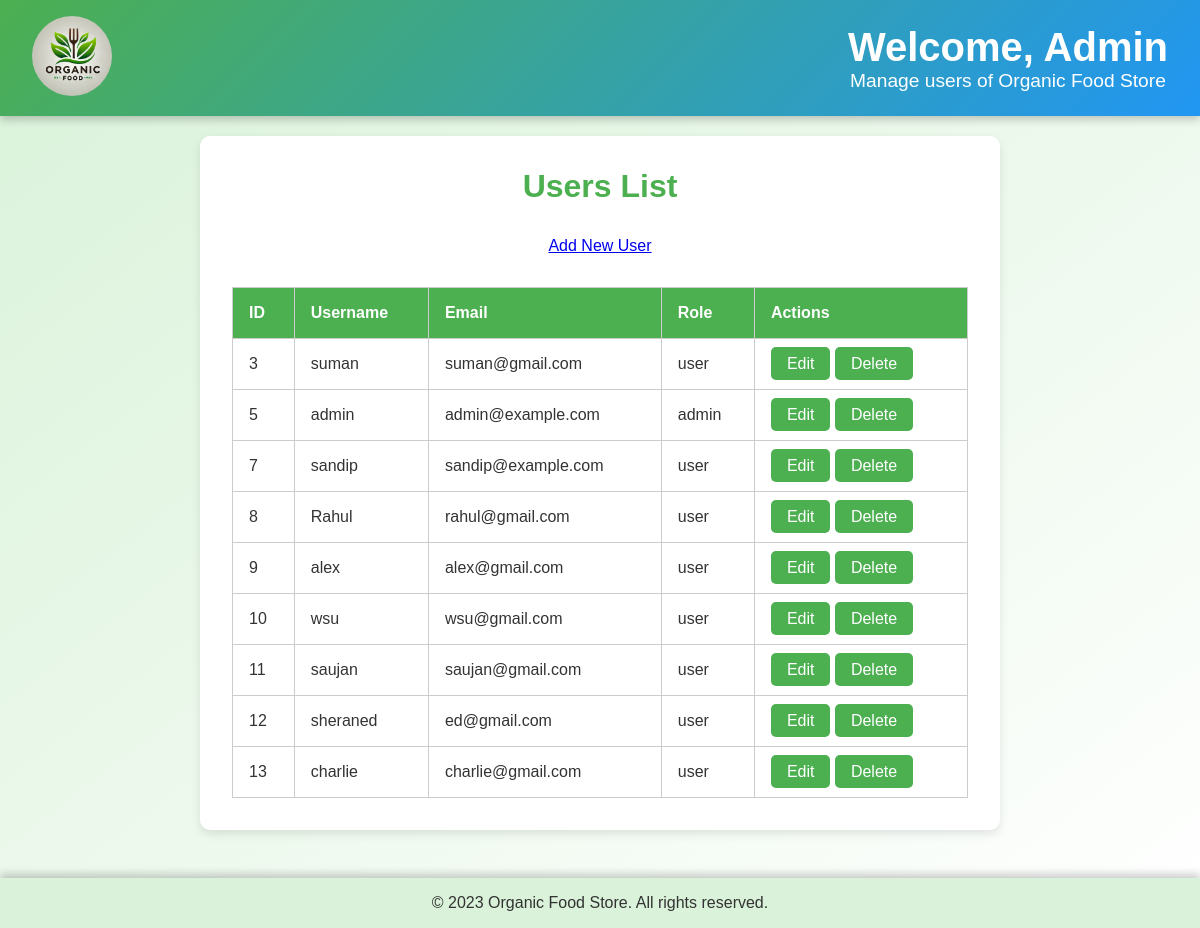
/php/user_management.php (signed in), run on the app's committed database.
### tables this page shows
CREATE TABLE `users` (
  `id` int(10) UNSIGNED NOT NULL,
  `firstname` varchar(50) NOT NULL,
  `lastname` varchar(50) NOT NULL,
  `username` varchar(50) NOT NULL,
  `email` varchar(100) NOT NULL,
  `phone` varchar(15) NOT NULL,
  `password` varchar(255) NOT NULL,
  `role` varchar(50) NOT NULL DEFAULT 'user'
);

### php/user_management.php (the view, shortened to what this page needs)
<?php
include 'db_connection.php';
$sql = "SELECT * FROM users";
$result = $conn->query($sql);
?>
<!DOCTYPE html>
<html lang="en">
<head>
    <link rel="stylesheet" href="../css/admin.css">
</head>
<body>
    <header class="admin-header">
        <div class="admin-logo">
            <img src="../image/logo.jpeg" alt="Organic Food Logo">
        </div>
        <div class="admin-welcome">
            <h1>Welcome, Admin</h1>
            <p>Manage users of Organic Food Store</p>
        </div>
    </header>
    <section class="admin-dashboard">
        <h2>Users List</h2>
        <a href="add_user.php" class="admin-btn">Add New User</a>
        <table class="user-table">
            <thead>
                <tr>
                    <th>ID</th>
                    <th>Username</th>
                    <th>Email</th>
                    <th>Role</th>
                    <th>Actions</th>
                </tr>
            </thead>
            <tbody>
                <?php while ($row = $result->fetch_assoc()) { ?>
                    <tr>
                        <td><?php echo $row['id']; ?></td>
                        <td><?php echo $row['username']; ?></td>
                        <td><?php echo $row['email']; ?></td>
                        <td><?php echo $row['role']; ?></td>
                        <td>
                            <a href="edit_user.php?id=<?php echo $row['id']; ?>" class="admin-btn">Edit</a>
                            <a href="delete_user.php?id=<?php echo $row['id']; ?>" class="admin-btn delete-btn" onclick="return confirm('Are you sure you want to delete this user?');">Delete</a>
                        </td>
                    </tr>
                <?php } ?>
            </tbody>
        </table>
    </section>
    <footer class="footer-container">
        <p>&copy; 2023 Organic Food Store. All rights reserved.</p>
    </footer>
</body>
</html>

### css/admin.css (style rules this page uses)
.admin-header { background: linear-gradient(135deg, #4CAF50, #2196F3); padding: 2rem; text-align: center; color: white; box-shadow: 0px 4px 8px rgba(0, 0, 0, 0.2); display: flex; justify-content: space-between; align-items: center; }
.admin-header .admin-logo img { width: 80px; height: auto; border-radius: 50%; }
.admin-header .admin-welcome h1 { font-size: 2.5rem; font-weight: bold; }
.admin-header .admin-welcome p { font-size: 1.2rem; }
.admin-dashboard { padding: 3rem 1rem; text-align: center; background: #f9f9f9; border-radius: 10px; box-shadow: 0px 8px 15px rgba(0, 0, 0, 0.1); margin-top: 2rem; }
.admin-dashboard h2 { font-size: 2rem; margin-bottom: 2rem; }
.footer-container { background: #4CAF50; padding: 1rem; text-align: center; color: white; margin-top: 3rem; }
.footer-container p { font-size: 1rem; margin: 0; }
* { margin: 0; padding: 0; box-sizing: border-box; }
body { font-family: 'Arial', sans-serif; background: linear-gradient(to bottom right, #d9f2d9, #ffffff); color: #333; }
.admin-header { display: flex; justify-content: space-between; align-items: center; background: linear-gradient(135deg, #4CAF50, #2196F3); padding: 1rem 2rem; box-shadow: 0px 4px 8px rgba(0, 0, 0, 0.2); }
.admin-logo img { width: 100px; }
.admin-welcome h1 { color: white; font-size: 1.5rem; }
.admin-welcome p { color: white; font-size: 1rem; }
.admin-dashboard { padding: 2rem; background: white; margin: 20px auto; max-width: 800px; border-radius: 10px; box-shadow: 0px 4px 10px rgba(0, 0, 0, 0.1); }
.admin-dashboard h2 { color: #4CAF50; font-size: 2rem; text-align: center; margin-bottom: 2rem; }
.footer-container { text-align: center; padding: 1rem; background: #d9f2d9; color: #333; box-shadow: 0px -4px 8px rgba(0, 0, 0, 0.2); }
table { width: 100%; margin-top: 2rem; border-collapse: collapse; }
table, th, td { border: 1px solid #ccc; }
th, td { padding: 1rem; text-align: left; }
th { background-color: #4CAF50; color: white; }
td a { background: #4CAF50; padding: 0.5rem 1rem; color: white; text-decoration: none; border-radius: 5px; }

### data on the page
users: id "3", username "suman", email "suman@gmail.com", role "user"
users: id "5", username "admin", email "admin@example.com", role "admin"
users: id "7", username "sandip", email "sandip@example.com", role "user"
users: id "8", username "Rahul", email "rahul@gmail.com", role "user"
users: id "9", username "alex", email "alex@gmail.com", role "user"
users: id "10", username "wsu", email "wsu@gmail.com", role "user"
users: id "11", username "saujan", email "saujan@gmail.com", role "user"
users: id "12", username "sheraned", email "ed@gmail.com", role "user"
users: id "13", username "charlie", email "charlie@gmail.com", role "user"
